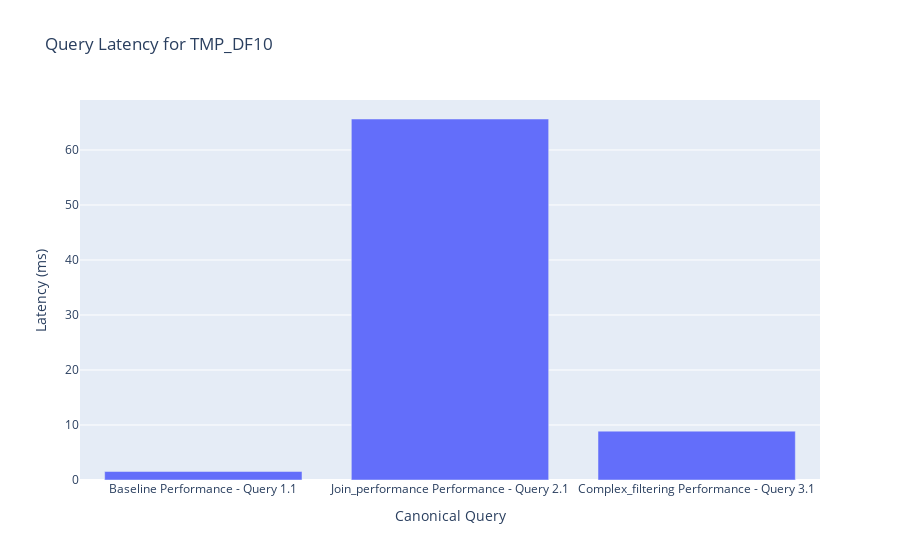

Notebook code for this chart:
### Markdown cell above
--- 
## 6. Performance Benchmark Analysis

### Code cell
display_header("Canonical Query Performance Results")

if performance_df is not None and not performance_df.empty:
    display(performance_df[['query_name', 'latency_ms', 'status']])
    
    # Plot the results for successful queries
    success_df = performance_df[performance_df['status'] == 'Success']
    if not success_df.empty:
        fig = px.bar(success_df, x='query_name', y='latency_ms',
                     title=f'Query Latency for {DATABASE_NAME}',
                     labels={'latency_ms': 'Latency (ms)', 'query_name': 'Canonical Query'})
        fig.show()
else:
    print("No performance benchmark data available.")

### Figure 1 — Plotly figure (JSON) as saved in the notebook; plotly's stock layout.template omitted (floating-point values rounded to 4 significant figures)
{"data": [{"hovertemplate": "Canonical Query=%{x}<br>Latency (ms)=%{y}<extra></extra>", "legendgroup": "", "marker": {"color": "#636efa", "pattern": {"shape": ""}}, "name": "", "orientation": "v", "showlegend": false, "textposition": "auto", "type": "bar", "x": ["Baseline Performance - Query 1.1", "Join_performance Performance - Query 2.1", "Complex_filtering Performance - Query 3.1"], "xaxis": "x", "y": [1.539, 65.63, 8.883], "yaxis": "y"}], "layout": {"barmode": "relative", "legend": {"tracegroupgap": 0}, "title": {"text": "Query Latency for TMP_DF10"}, "xaxis": {"anchor": "y", "domain": [0, 1], "title": {"text": "Canonical Query"}}, "yaxis": {"anchor": "x", "domain": [0, 1], "title": {"text": "Latency (ms)"}}}}
